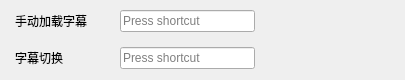
             <widget class="QWidget" name="scrollAreaWidgetContents_hotkey_subtitle">
              <property name="geometry">
               <rect>
                <x>0</x>
                <y>0</y>
                <width>405</width>
                <height>78</height>
               </rect>
              </property>
              <property name="sizePolicy">
               <sizepolicy hsizetype="Fixed" vsizetype="Fixed">
                <horstretch>0</horstretch>
                <verstretch>0</verstretch>
               </sizepolicy>
              </property>
              <layout class="QVBoxLayout" name="verticalLayout_15">
               <property name="spacing">
                <number>0</number>
               </property>
               <property name="leftMargin">
                <number>15</number>
               </property>
               <property name="topMargin">
                <number>10</number>
               </property>
               <property name="rightMargin">
                <number>150</number>
               </property>
               <item>
                <layout class="QGridLayout" name="gridLayout_hotkey_subtitle">
                 <property name="leftMargin">
                  <number>0</number>
                 </property>
                 <property name="topMargin">
                  <number>0</number>
                 </property>
                 <property name="rightMargin">
                  <number>0</number>
                 </property>
                 <property name="horizontalSpacing">
                  <number>5</number>
                 </property>
                 <property name="verticalSpacing">
                  <number>15</number>
                 </property>
                 <item row="0" column="0">
                  <widget class="QLabel" name="label_hotkey_subtitle_loadsubtitle">
                   <property name="sizePolicy">
                    <sizepolicy hsizetype="Preferred" vsizetype="Preferred">
                     <horstretch>0</horstretch>
                     <verstretch>0</verstretch>
                    </sizepolicy>
                   </property>
                   <property name="minimumSize">
                    <size>
                     <width>100</width>
                     <height>0</height>
                    </size>
                   </property>
                   <property name="maximumSize">
                    <size>
                     <width>100</width>
                     <height>16777215</height>
                    </size>
                   </property>
                   <property name="text">
                    <string>手动加载字幕</string>
                   </property>
                  </widget>
                 </item>
                 <item row="1" column="0">
                  <widget class="QLabel" name="label_hotkey_subtitle_changesubtitle">
                   <property name="text">
                    <string>字幕切换</string>
                   </property>
                  </widget>
                 </item>
                 <item row="0" column="1">
                  <widget class="QKeySequenceEdit" name="keySequenceEdit_hotkey_subtitle_loadsubtitle"/>
                 </item>
                 <item row="1" column="1">
                  <widget class="QKeySequenceEdit" name="keySequenceEdit_hotkey_subtitle_changesubtitle"/>
                 </item>
                </layout>
               </item>
              </layout>
             </widget>
